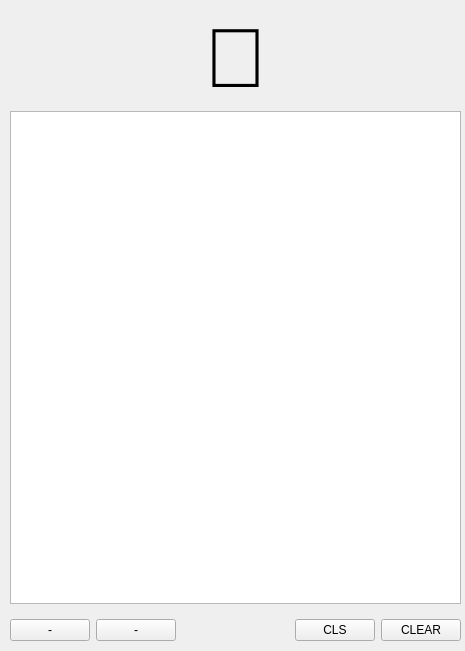
<?xml version="1.0" encoding="UTF-8"?>
<ui version="4.0">
 <class>MainWindow</class>
 <widget class="QMainWindow" name="MainWindow">
  <property name="geometry">
   <rect>
    <x>0</x>
    <y>0</y>
    <width>465</width>
    <height>651</height>
   </rect>
  </property>
  <property name="sizePolicy">
   <sizepolicy hsizetype="Fixed" vsizetype="Fixed">
    <horstretch>0</horstretch>
    <verstretch>0</verstretch>
   </sizepolicy>
  </property>
  <property name="windowTitle">
   <string>MainWindow</string>
  </property>
  <widget class="QWidget" name="centralwidget">
   <widget class="QWidget" name="verticalLayoutWidget">
    <property name="geometry">
     <rect>
      <x>10</x>
      <y>10</y>
      <width>451</width>
      <height>631</height>
     </rect>
    </property>
    <layout class="QVBoxLayout" name="verticalLayout">
     <item>
      <widget class="QLabel" name="dropLabel">
       <property name="sizePolicy">
        <sizepolicy hsizetype="MinimumExpanding" vsizetype="Fixed">
         <horstretch>0</horstretch>
         <verstretch>0</verstretch>
        </sizepolicy>
       </property>
       <property name="font">
        <font>
         <pointsize>63</pointsize>
        </font>
       </property>
       <property name="frameShape">
        <enum>QFrame::Panel</enum>
       </property>
       <property name="lineWidth">
        <number>0</number>
       </property>
       <property name="text">
        <string>🧙‍</string>
       </property>
       <property name="alignment">
        <set>Qt::AlignCenter</set>
       </property>
       <property name="margin">
        <number>0</number>
       </property>
      </widget>
     </item>
     <item>
      <widget class="QTextBrowser" name="mainText"/>
     </item>
     <item>
      <layout class="QHBoxLayout" name="horizontalLayout_2">
       <property name="topMargin">
        <number>9</number>
       </property>
       <item>
        <widget class="QPushButton" name="pushButton_3">
         <property name="text">
          <string>-</string>
         </property>
        </widget>
       </item>
       <item>
        <widget class="QPushButton" name="pushButton_2">
         <property name="text">
          <string>-</string>
         </property>
        </widget>
       </item>
       <item>
        <spacer name="horizontalSpacer">
         <property name="orientation">
          <enum>Qt::Horizontal</enum>
         </property>
         <property name="sizeHint" stdset="0">
          <size>
           <width>40</width>
           <height>20</height>
          </size>
         </property>
        </spacer>
       </item>
       <item>
        <widget class="QPushButton" name="clsButton">
         <property name="text">
          <string>CLS</string>
         </property>
        </widget>
       </item>
       <item>
        <widget class="QPushButton" name="clearButton">
         <property name="text">
          <string>CLEAR</string>
         </property>
        </widget>
       </item>
      </layout>
     </item>
    </layout>
   </widget>
  </widget>
 </widget>
 <resources/>
 <connections/>
</ui>
